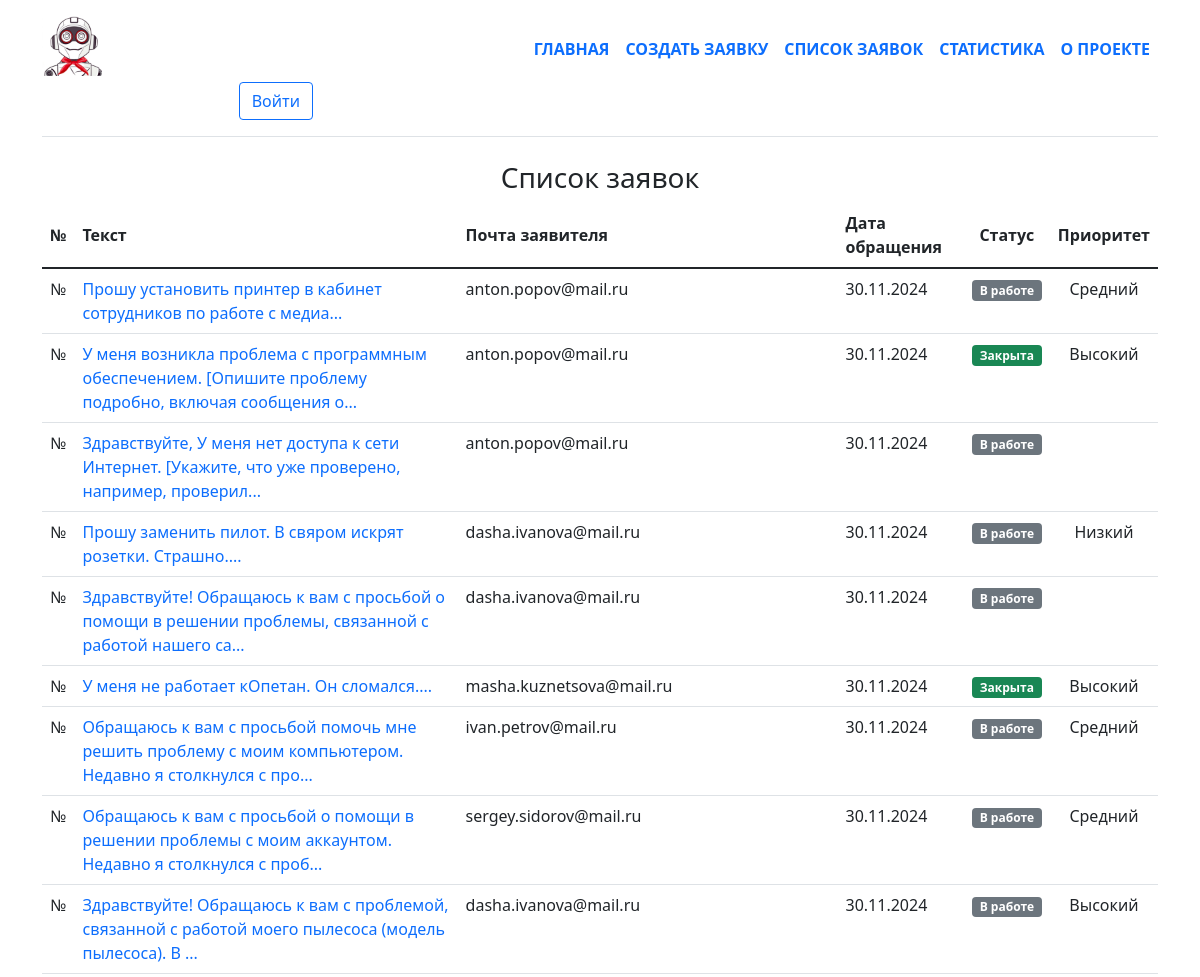
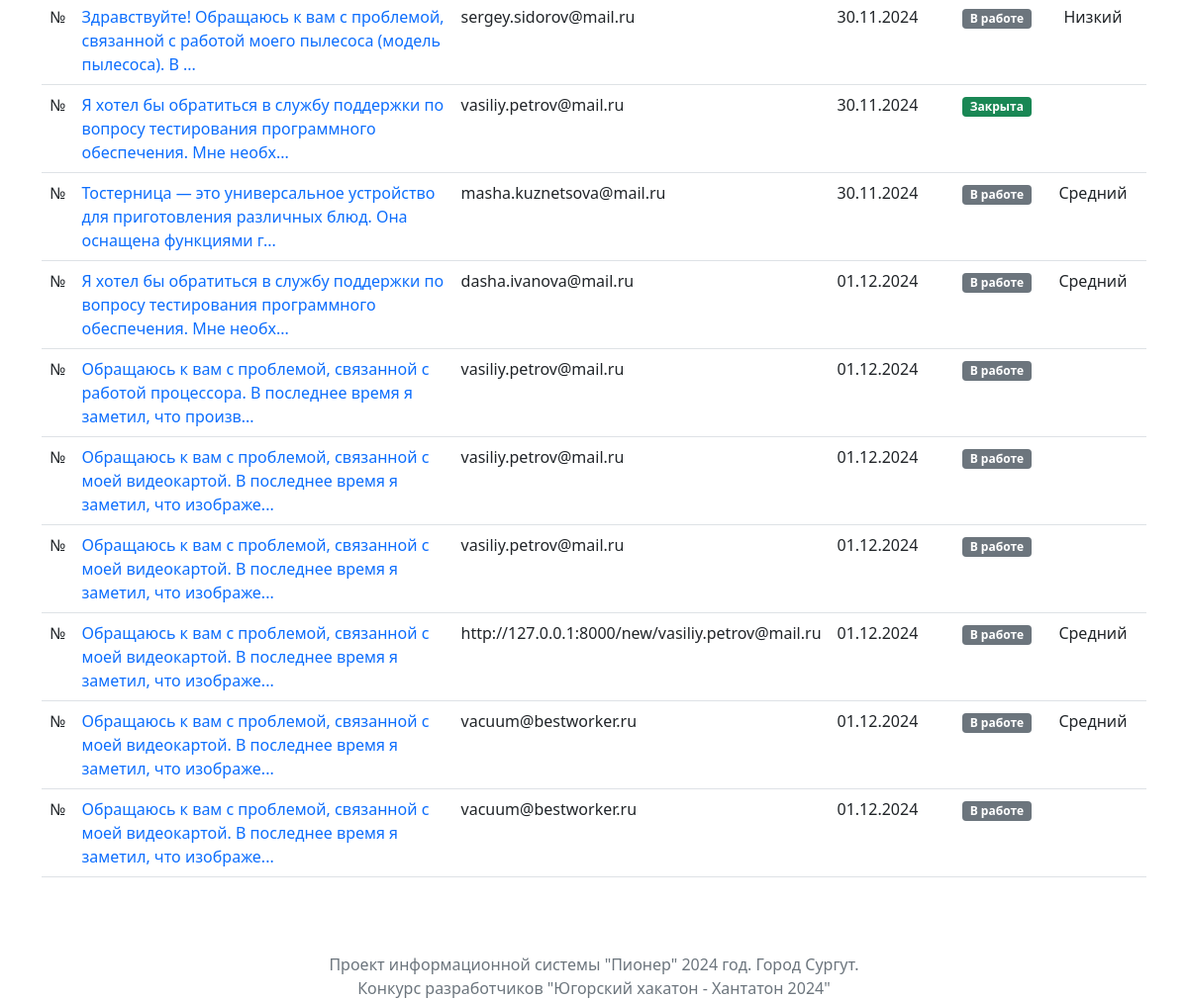
The page /tasks/ on the database as committed earlier (2 pictures, top to bottom).
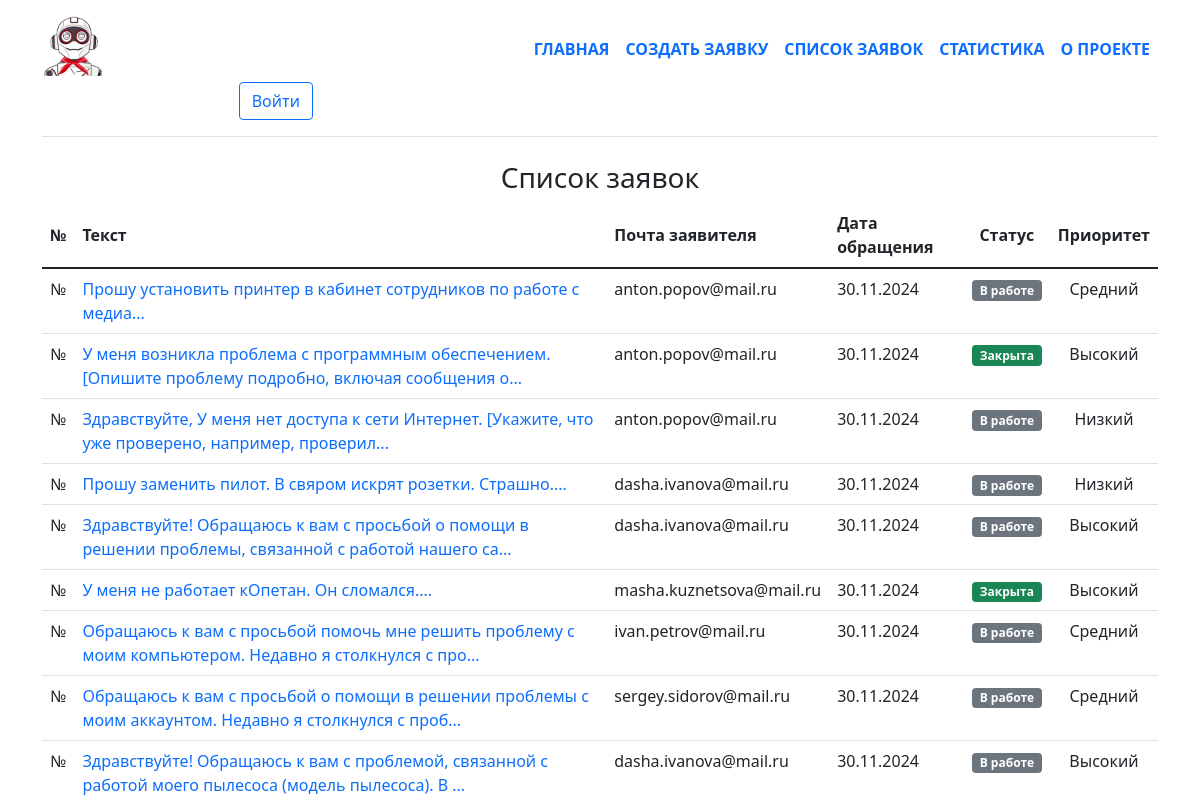
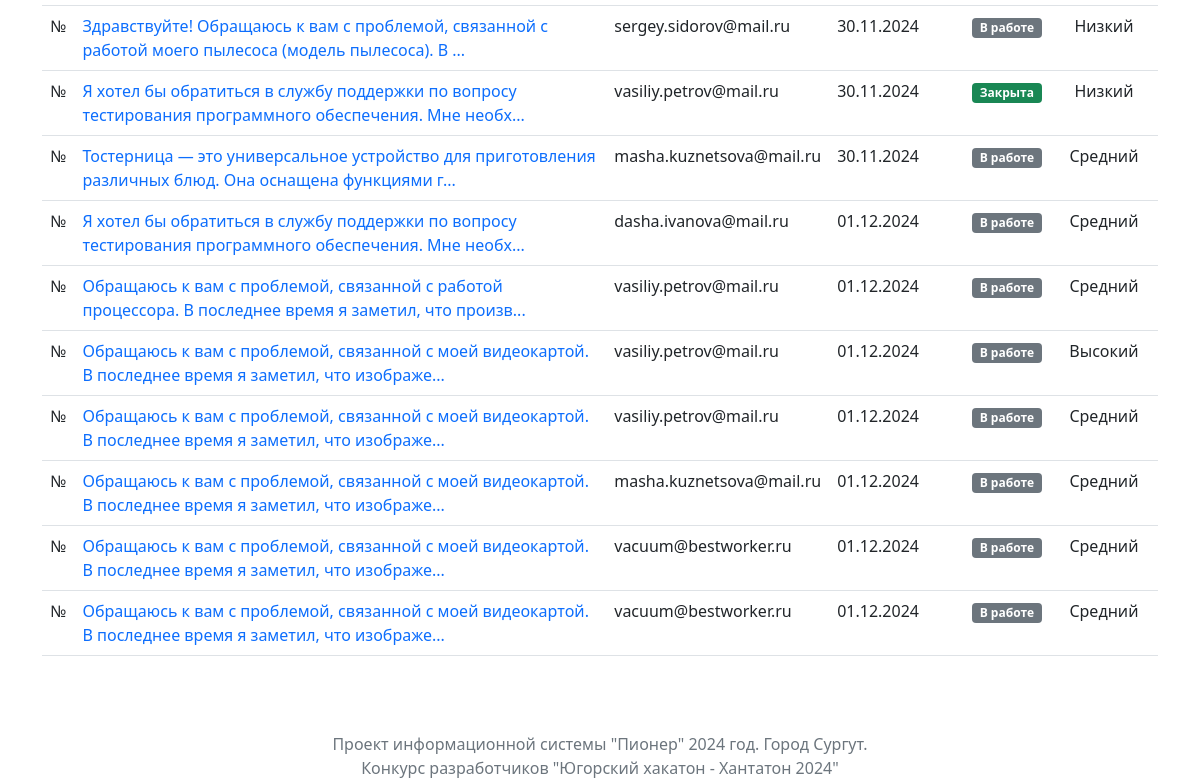
The same page on the database as committed later (2 pictures, top to bottom).
### tasks/models.py (models this page shows, shortened)
class Task(models.Model):
    title = models.CharField(max_length=1024, null=True)
    message = models.TextField()
    authors = models.CharField(max_length=1024)
    contractor = models.ForeignKey(User, on_delete=models.CASCADE, null=True)
    created = models.DateTimeField("date published", auto_now_add= True)
    closed = models.BooleanField(default=False)
    typetask = models.ForeignKey(TypeTask, on_delete=models.CASCADE, null=True)
    priority = models.ForeignKey(Priority, on_delete=models.CASCADE, null=True)
    def __str__(self):
        return self.message[:100] + '...'

class Priority(models.Model):
    level = models.CharField(max_length=50, null=True)

### tasks/views.py (the view)
# urls.py: path('tasks/', views.tasks_list, name='task list'),
def tasks_list(request):
    tasks_list_to_page = Task.objects.all()
    prior = [p.level for p in Priority.objects.all()]
    print(prior)
    print(type(prior))
    return render(request, 'tasks/task_list.html', {'task_list': tasks_list_to_page,
                                                    'prior': prior})

### tasks/templates/tasks/task_list.html
{% extends "tasks/base.html" %}
{% block content %}
    <div class="container">
        <div class="row">
            <div class="col-lg-12">
                <h3 class="text-center text">Список заявок</h3>
                {% if task_list %}
                 <table class="table table-hover">
                <thead class="table_bg">
                    <tr>
                        <th class="align-middle text-center" scope="col">№</th>
                        <th class="align-middle" scope="col">Текст</th>
                        <th class="align-middle" scope="col">Почта заявителя</th>
                        <th class="align-middle text-left" scope="col">Дата обращения</th>
                        <th class="align-middle text-center" scope="col">Статус</th>
                        <th class="align-middle text-center">Приоритет</th>
                    </tr>
                </thead>
                <tbody>
                    {% for task in task_list %}
                    <tr>
                        <td class="text-center">№</td>
                        <td><a class="text-decoration-none" href='/task/{{ task.id }}/'>{{ task }}</a></td>
                        <td>{{ task.authors }}</td>
                        <td class="text-right">{{ task.created|date:'d.m.Y' }}</td>
                        {% if task.closed %}
                            <td class="text-center"><span class="badge bg-success">Закрыта</span></td>
                        {% else %}
                            <td class="text-center"><span class="badge bg-secondary">В работе</span></td>
                        {% endif %}
                        <td class="text-center">{{ task.priority.level }}</td>
                    </tr>
                    {% endfor %}
                </tbody>
                </table>
                {% else %}
                <div class="list-group">
                    <p>Список заявок пуст</p>
                </div>
                {% endif %}
            </div>
        </div>
    </div>
{% endblock %}

Rows that differ between the two databases and show on the page:
changed Task (number 3 of 19 on the later page): priority.level (not shown) → "Низкий"
changed Task (number 5 of 19 on the later page): priority.level (not shown) → "Высокий"
changed Task (number 11 of 19 on the later page): priority.level (not shown) → "Низкий"
changed Task (number 14 of 19 on the later page): priority.level (not shown) → "Средний"
changed Task (number 15 of 19 on the later page): priority.level (not shown) → "Высокий"
changed Task (number 16 of 19 on the later page): priority.level (not shown) → "Средний"
changed Task (number 17 of 19 on the later page): authors "http://127.0.0.1:8000/new/vasiliy.petrov@mail.ru" → "masha.kuznetsova@mail.ru"
changed Task (number 19 of 19 on the later page): priority.level (not shown) → "Средний"
